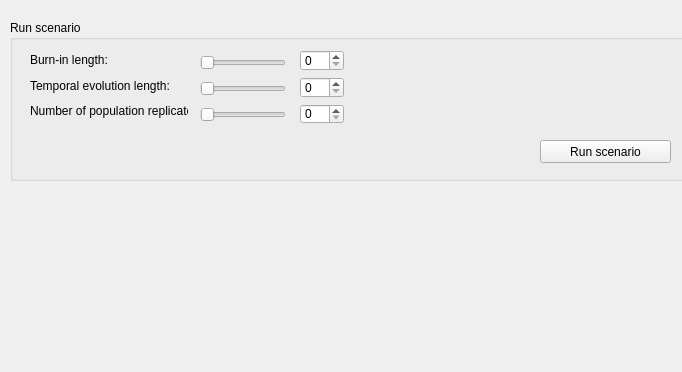
      <widget class="QWidget" name="page_7">
       <property name="geometry">
        <rect>
         <x>0</x>
         <y>0</y>
         <width>682</width>
         <height>372</height>
        </rect>
       </property>
       <attribute name="label">
        <string>Step 2 - Run / re-run scenario</string>
       </attribute>
       <widget class="QGroupBox" name="groupBox_27">
        <property name="geometry">
         <rect>
          <x>10</x>
          <y>20</y>
          <width>681</width>
          <height>161</height>
         </rect>
        </property>
        <property name="title">
         <string>Run scenario</string>
        </property>
        <widget class="QPushButton" name="pushButton_8">
         <property name="geometry">
          <rect>
           <x>530</x>
           <y>120</y>
           <width>131</width>
           <height>23</height>
          </rect>
         </property>
         <property name="text">
          <string>Run scenario</string>
         </property>
        </widget>
        <widget class="QWidget" name="layoutWidget_40">
         <property name="geometry">
          <rect>
           <x>290</x>
           <y>30</y>
           <width>44</width>
           <height>74</height>
          </rect>
         </property>
         <layout class="QVBoxLayout" name="verticalLayout_40">
          <item>
           <widget class="QSpinBox" name="spinBox_37"/>
          </item>
          <item>
           <widget class="QSpinBox" name="spinBox_38"/>
          </item>
          <item>
           <widget class="QSpinBox" name="spinBox_39"/>
          </item>
         </layout>
        </widget>
        <widget class="QWidget" name="layoutWidget_41">
         <property name="geometry">
          <rect>
           <x>190</x>
           <y>30</y>
           <width>86</width>
           <height>80</height>
          </rect>
         </property>
         <layout class="QVBoxLayout" name="verticalLayout_41">
          <item>
           <widget class="QSlider" name="horizontalSlider_45">
            <property name="orientation">
             <enum>Qt::Horizontal</enum>
            </property>
           </widget>
          </item>
          <item>
           <widget class="QSlider" name="horizontalSlider_46">
            <property name="orientation">
             <enum>Qt::Horizontal</enum>
            </property>
           </widget>
          </item>
          <item>
           <widget class="QSlider" name="horizontalSlider_47">
            <property name="orientation">
             <enum>Qt::Horizontal</enum>
            </property>
           </widget>
          </item>
         </layout>
        </widget>
        <widget class="QWidget" name="layoutWidget_42">
         <property name="geometry">
          <rect>
           <x>20</x>
           <y>30</y>
           <width>158</width>
           <height>71</height>
          </rect>
         </property>
         <layout class="QVBoxLayout" name="verticalLayout_42">
          <item>
           <widget class="QLabel" name="label_58">
            <property name="text">
             <string>Burn-in length:</string>
            </property>
           </widget>
          </item>
          <item>
           <widget class="QLabel" name="label_59">
            <property name="text">
             <string>Temporal evolution length:</string>
            </property>
           </widget>
          </item>
          <item>
           <widget class="QLabel" name="label_60">
            <property name="text">
             <string>Number of population replicates:</string>
            </property>
           </widget>
          </item>
         </layout>
        </widget>
       </widget>
      </widget>
